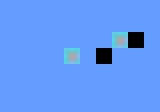

A 2D game scene composited from a Tiled map and its tileset images. What follows is a short description and the map's XML, with each tile layer's data collapsed to a summary:
An orthogonal 10x7 tile map with 16x16 px tiles, 1 tile layer (Tile Layer 1).

<map version="1.0" orientation="orthogonal" renderorder="right-down" width="10" height="7" tilewidth="16" tileheight="16" nextobjectid="1">
 <tileset firstgid="1" name="sample-tileset" tilewidth="16" tileheight="16" tilecount="5">
  <image source="../sample-tileset.png" width="80" height="16" />
 </tileset>
 <layer name="Tile Layer 1" width="10" height="7">
  <data>[70 cells, 70 non-empty, 3 distinct tile ids]</data>
 </layer>
</map>
